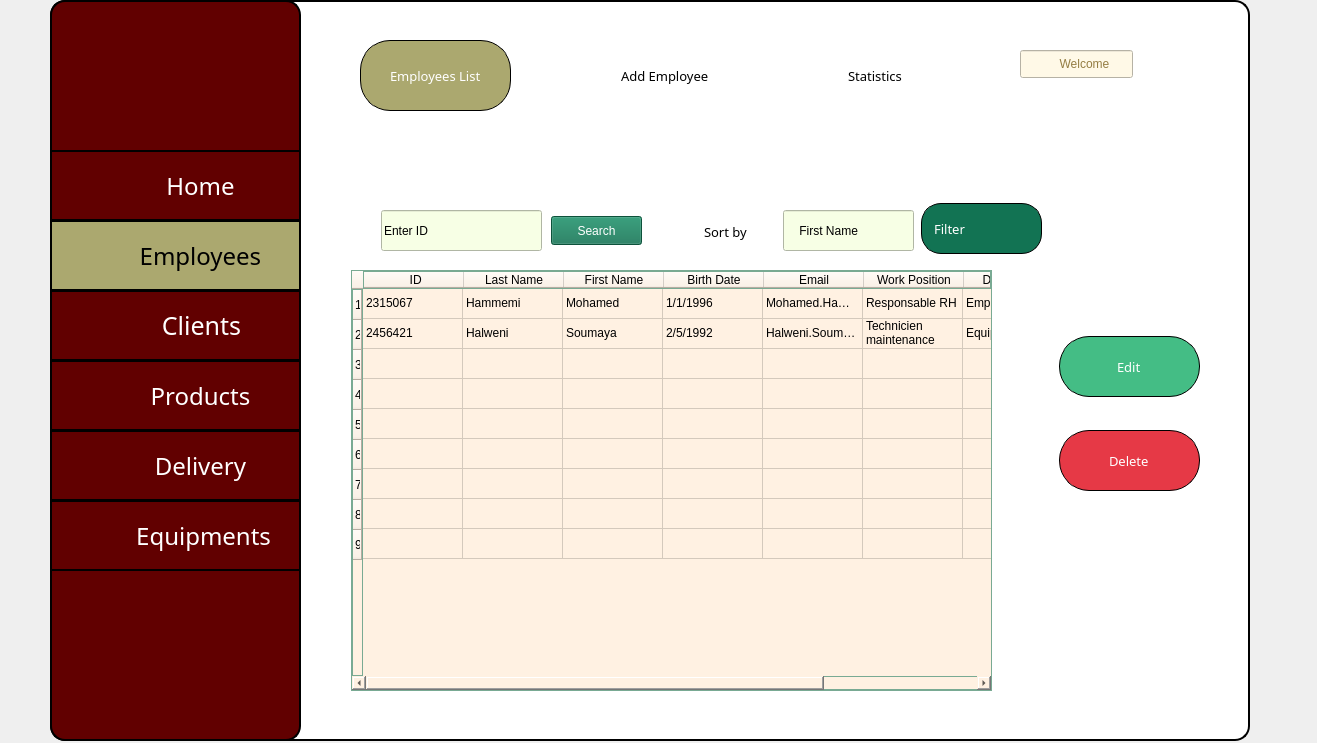
<?xml version="1.0" encoding="UTF-8"?>
<ui version="4.0">
 <class>Form</class>
 <widget class="QWidget" name="Form">
  <property name="geometry">
   <rect>
    <x>0</x>
    <y>0</y>
    <width>1317</width>
    <height>743</height>
   </rect>
  </property>
  <property name="windowTitle">
   <string>Form</string>
  </property>
  <widget class="QFrame" name="frame_2">
   <property name="geometry">
    <rect>
     <x>50</x>
     <y>0</y>
     <width>1200</width>
     <height>741</height>
    </rect>
   </property>
   <property name="maximumSize">
    <size>
     <width>1200</width>
     <height>1200</height>
    </size>
   </property>
   <property name="styleSheet">
    <string notr="true">#frame_2{
border: 2px solid;
border-color: rgb(0, 0, 0);
background-color: rgb(255, 249, 231);
background-color: rgb(255, 255, 255);
border-radius: 15px;
}</string>
   </property>
   <property name="frameShape">
    <enum>QFrame::StyledPanel</enum>
   </property>
   <property name="frameShadow">
    <enum>QFrame::Raised</enum>
   </property>
   <widget class="QFrame" name="frame">
    <property name="geometry">
     <rect>
      <x>0</x>
      <y>0</y>
      <width>251</width>
      <height>741</height>
     </rect>
    </property>
    <property name="styleSheet">
     <string notr="true">#frame{border: 2px solid black;
	

	background-color: rgb(139, 21, 21);
background-color: rgb(97, 0, 0);
border-radius: 15px;

}</string>
    </property>
    <property name="frameShape">
     <enum>QFrame::StyledPanel</enum>
    </property>
    <property name="frameShadow">
     <enum>QFrame::Raised</enum>
    </property>
    <widget class="QLabel" name="label_2">
     <property name="geometry">
      <rect>
       <x>25</x>
       <y>60</y>
       <width>41</width>
       <height>31</height>
      </rect>
     </property>
     <property name="text">
      <string/>
     </property>
     <property name="pixmap">
      <pixmap>../../Downloads/menu (2).png</pixmap>
     </property>
     <property name="scaledContents">
      <bool>true</bool>
     </property>
    </widget>
    <widget class="QLabel" name="label">
     <property name="geometry">
      <rect>
       <x>90</x>
       <y>30</y>
       <width>91</width>
       <height>91</height>
      </rect>
     </property>
     <property name="text">
      <string/>
     </property>
     <property name="pixmap">
      <pixmap>../../Pictures/logo1-2.png</pixmap>
     </property>
     <property name="scaledContents">
      <bool>true</bool>
     </property>
    </widget>
    <widget class="QToolButton" name="toolButton">
     <property name="geometry">
      <rect>
       <x>0</x>
       <y>220</y>
       <width>251</width>
       <height>71</height>
      </rect>
     </property>
     <property name="font">
      <font>
       <family>Rage Italic</family>
       <pointsize>18</pointsize>
      </font>
     </property>
     <property name="styleSheet">
      <string notr="true">color: rgb(0, 0, 0);
background-color: rgb(171, 168, 111);
border: 2px solid black;

</string>
     </property>
     <property name="text">
      <string>        Employees</string>
     </property>
     <property name="iconSize">
      <size>
       <width>20</width>
       <height>20</height>
      </size>
     </property>
     <property name="checkable">
      <bool>false</bool>
     </property>
    </widget>
    <widget class="QLabel" name="label_4">
     <property name="geometry">
      <rect>
       <x>20</x>
       <y>230</y>
       <width>41</width>
       <height>41</height>
      </rect>
     </property>
     <property name="text">
      <string/>
     </property>
     <property name="pixmap">
      <pixmap>../../Downloads/employees (1).png</pixmap>
     </property>
     <property name="scaledContents">
      <bool>true</bool>
     </property>
    </widget>
    <widget class="QToolButton" name="toolButton_2">
     <property name="geometry">
      <rect>
       <x>0</x>
       <y>290</y>
       <width>251</width>
       <height>71</height>
      </rect>
     </property>
     <property name="font">
      <font>
       <family>Rage Italic</family>
       <pointsize>19</pointsize>
      </font>
     </property>
     <property name="styleSheet">
      <string notr="true">color: rgb(0, 0, 0);
color: rgb(255, 255, 255);

	background-color: rgb(139, 21, 21);
background-color: rgb(97, 0, 0);
border: 2px solid black;</string>
     </property>
     <property name="text">
      <string>        Clients</string>
     </property>
     <property name="iconSize">
      <size>
       <width>20</width>
       <height>20</height>
      </size>
     </property>
     <property name="checkable">
      <bool>false</bool>
     </property>
    </widget>
    <widget class="QLabel" name="label_7">
     <property name="geometry">
      <rect>
       <x>20</x>
       <y>300</y>
       <width>41</width>
       <height>41</height>
      </rect>
     </property>
     <property name="text">
      <string/>
     </property>
     <property name="pixmap">
      <pixmap>../../Downloads/client.png</pixmap>
     </property>
     <property name="scaledContents">
      <bool>true</bool>
     </property>
    </widget>
    <widget class="QToolButton" name="toolButton_5">
     <property name="geometry">
      <rect>
       <x>0</x>
       <y>360</y>
       <width>251</width>
       <height>71</height>
      </rect>
     </property>
     <property name="font">
      <font>
       <family>Rage Italic</family>
       <pointsize>18</pointsize>
      </font>
     </property>
     <property name="styleSheet">
      <string notr="true">color: rgb(0, 0, 0);
color: rgb(255, 255, 255);

	background-color: rgb(139, 21, 21);
background-color: rgb(97, 0, 0);
border: 2px solid black;
</string>
     </property>
     <property name="text">
      <string>        Products</string>
     </property>
     <property name="iconSize">
      <size>
       <width>20</width>
       <height>20</height>
      </size>
     </property>
     <property name="checkable">
      <bool>false</bool>
     </property>
    </widget>
    <widget class="QLabel" name="label_8">
     <property name="geometry">
      <rect>
       <x>20</x>
       <y>370</y>
       <width>41</width>
       <height>41</height>
      </rect>
     </property>
     <property name="text">
      <string/>
     </property>
     <property name="pixmap">
      <pixmap>../../Downloads/canned-food.png</pixmap>
     </property>
     <property name="scaledContents">
      <bool>true</bool>
     </property>
    </widget>
    <widget class="QToolButton" name="toolButton_6">
     <property name="geometry">
      <rect>
       <x>0</x>
       <y>430</y>
       <width>251</width>
       <height>71</height>
      </rect>
     </property>
     <property name="font">
      <font>
       <family>Rage Italic</family>
       <pointsize>18</pointsize>
      </font>
     </property>
     <property name="styleSheet">
      <string notr="true">color: rgb(0, 0, 0);
color: rgb(255, 255, 255);

	background-color: rgb(139, 21, 21);
background-color: rgb(97, 0, 0);
border: 2px solid black;</string>
     </property>
     <property name="text">
      <string>        Delivery</string>
     </property>
     <property name="iconSize">
      <size>
       <width>20</width>
       <height>20</height>
      </size>
     </property>
     <property name="checkable">
      <bool>false</bool>
     </property>
    </widget>
    <widget class="QLabel" name="label_9">
     <property name="geometry">
      <rect>
       <x>20</x>
       <y>440</y>
       <width>41</width>
       <height>41</height>
      </rect>
     </property>
     <property name="text">
      <string/>
     </property>
     <property name="pixmap">
      <pixmap>../../Downloads/delivery-bike.png</pixmap>
     </property>
     <property name="scaledContents">
      <bool>true</bool>
     </property>
    </widget>
    <widget class="QToolButton" name="toolButton_7">
     <property name="geometry">
      <rect>
       <x>0</x>
       <y>500</y>
       <width>251</width>
       <height>71</height>
      </rect>
     </property>
     <property name="font">
      <font>
       <family>Rage Italic</family>
       <pointsize>18</pointsize>
       <italic>false</italic>
       <bold>false</bold>
       <kerning>true</kerning>
      </font>
     </property>
     <property name="styleSheet">
      <string notr="true">color: rgb(0, 0, 0);
color: rgb(255, 255, 255);

	background-color: rgb(139, 21, 21);
background-color: rgb(97, 0, 0);
border: 2px solid black;</string>
     </property>
     <property name="text">
      <string>         Equipments</string>
     </property>
     <property name="iconSize">
      <size>
       <width>20</width>
       <height>20</height>
      </size>
     </property>
     <property name="checkable">
      <bool>false</bool>
     </property>
    </widget>
    <widget class="QLabel" name="label_10">
     <property name="geometry">
      <rect>
       <x>20</x>
       <y>510</y>
       <width>41</width>
       <height>41</height>
      </rect>
     </property>
     <property name="text">
      <string/>
     </property>
     <property name="pixmap">
      <pixmap>../../Downloads/image (1).png</pixmap>
     </property>
     <property name="scaledContents">
      <bool>true</bool>
     </property>
    </widget>
    <widget class="QLabel" name="label_11">
     <property name="geometry">
      <rect>
       <x>160</x>
       <y>630</y>
       <width>41</width>
       <height>41</height>
      </rect>
     </property>
     <property name="text">
      <string/>
     </property>
     <property name="pixmap">
      <pixmap>../../Downloads/check-out (1) (1).png</pixmap>
     </property>
     <property name="scaledContents">
      <bool>true</bool>
     </property>
    </widget>
    <widget class="QLabel" name="label_12">
     <property name="geometry">
      <rect>
       <x>60</x>
       <y>630</y>
       <width>41</width>
       <height>41</height>
      </rect>
     </property>
     <property name="text">
      <string/>
     </property>
     <property name="pixmap">
      <pixmap>../../Downloads/gear.png</pixmap>
     </property>
     <property name="scaledContents">
      <bool>true</bool>
     </property>
    </widget>
    <widget class="QToolButton" name="toolButton_3">
     <property name="geometry">
      <rect>
       <x>0</x>
       <y>150</y>
       <width>251</width>
       <height>71</height>
      </rect>
     </property>
     <property name="font">
      <font>
       <family>Rage Italic</family>
       <pointsize>18</pointsize>
       <bold>false</bold>
      </font>
     </property>
     <property name="styleSheet">
      <string notr="true">color: rgb(0, 0, 0);
color: rgb(255, 255, 255);

	background-color: rgb(139, 21, 21);
background-color: rgb(97, 0, 0);
border: 2px solid black;</string>
     </property>
     <property name="text">
      <string>        Home</string>
     </property>
     <property name="iconSize">
      <size>
       <width>20</width>
       <height>20</height>
      </size>
     </property>
     <property name="checkable">
      <bool>false</bool>
     </property>
    </widget>
    <widget class="QLabel" name="label_14">
     <property name="geometry">
      <rect>
       <x>20</x>
       <y>160</y>
       <width>41</width>
       <height>41</height>
      </rect>
     </property>
     <property name="text">
      <string/>
     </property>
     <property name="pixmap">
      <pixmap>../../Downloads/home (3).png</pixmap>
     </property>
     <property name="scaledContents">
      <bool>true</bool>
     </property>
    </widget>
   </widget>
   <widget class="QLabel" name="label_13">
    <property name="geometry">
     <rect>
      <x>1090</x>
      <y>30</y>
      <width>63</width>
      <height>61</height>
     </rect>
    </property>
    <property name="text">
     <string/>
    </property>
    <property name="pixmap">
     <pixmap>../../Downloads/user (1).png</pixmap>
    </property>
    <property name="scaledContents">
     <bool>true</bool>
    </property>
   </widget>
   <widget class="QLineEdit" name="lineEdit_3">
    <property name="geometry">
     <rect>
      <x>970</x>
      <y>50</y>
      <width>113</width>
      <height>28</height>
     </rect>
    </property>
    <property name="styleSheet">
     <string notr="true">background-color: rgb(255, 249, 231);
font: 20pt &quot;Rage Italic&quot;;
color: rgb(148, 125, 66);</string>
    </property>
    <property name="text">
     <string>           Welcome</string>
    </property>
    <property name="dragEnabled">
     <bool>false</bool>
    </property>
   </widget>
   <widget class="QLineEdit" name="lineEdit_2">
    <property name="geometry">
     <rect>
      <x>310</x>
      <y>40</y>
      <width>151</width>
      <height>71</height>
     </rect>
    </property>
    <property name="font">
     <font>
      <family>MV Boli</family>
      <pointsize>10</pointsize>
      <italic>false</italic>
      <bold>false</bold>
     </font>
    </property>
    <property name="styleSheet">
     <string notr="true">border: 1px solid black;

color: rgb(255, 255, 255);
font: 10pt ;

background-color: rgb(171, 168, 111);




border-radius:30px;
</string>
    </property>
    <property name="text">
     <string>Employees List</string>
    </property>
    <property name="frame">
     <bool>true</bool>
    </property>
    <property name="cursorPosition">
     <number>14</number>
    </property>
    <property name="alignment">
     <set>Qt::AlignCenter</set>
    </property>
    <property name="dragEnabled">
     <bool>false</bool>
    </property>
    <property name="readOnly">
     <bool>false</bool>
    </property>
   </widget>
   <widget class="QLineEdit" name="lineEdit_5">
    <property name="geometry">
     <rect>
      <x>540</x>
      <y>40</y>
      <width>151</width>
      <height>71</height>
     </rect>
    </property>
    <property name="font">
     <font>
      <family>MV Boli</family>
      <pointsize>10</pointsize>
      <italic>false</italic>
      <bold>false</bold>
     </font>
    </property>
    <property name="styleSheet">
     <string notr="true">background-color: rgb(255, 255, 255);
color: rgb(0, 0, 0);
font: 10pt ;


border-radius:30px;
</string>
    </property>
    <property name="text">
     <string>Add Employee</string>
    </property>
    <property name="frame">
     <bool>true</bool>
    </property>
    <property name="cursorPosition">
     <number>12</number>
    </property>
    <property name="alignment">
     <set>Qt::AlignCenter</set>
    </property>
    <property name="dragEnabled">
     <bool>false</bool>
    </property>
    <property name="readOnly">
     <bool>false</bool>
    </property>
   </widget>
   <widget class="QLabel" name="label_15">
    <property name="geometry">
     <rect>
      <x>510</x>
      <y>50</y>
      <width>41</width>
      <height>41</height>
     </rect>
    </property>
    <property name="text">
     <string/>
    </property>
    <property name="pixmap">
     <pixmap>../../Downloads/sign-up (1).png</pixmap>
    </property>
    <property name="scaledContents">
     <bool>true</bool>
    </property>
   </widget>
   <widget class="QLineEdit" name="lineEdit_6">
    <property name="geometry">
     <rect>
      <x>750</x>
      <y>40</y>
      <width>151</width>
      <height>71</height>
     </rect>
    </property>
    <property name="font">
     <font>
      <family>MV Boli</family>
      <pointsize>10</pointsize>
      <italic>false</italic>
      <bold>false</bold>
     </font>
    </property>
    <property name="styleSheet">
     <string notr="true">background-color: rgb(255, 255, 255);
color: rgb(0, 0, 0);
font: 10pt ;


border-radius:30px;
</string>
    </property>
    <property name="text">
     <string>Statistics</string>
    </property>
    <property name="frame">
     <bool>true</bool>
    </property>
    <property name="cursorPosition">
     <number>10</number>
    </property>
    <property name="alignment">
     <set>Qt::AlignCenter</set>
    </property>
    <property name="dragEnabled">
     <bool>false</bool>
    </property>
    <property name="readOnly">
     <bool>false</bool>
    </property>
   </widget>
   <widget class="QLabel" name="label_17">
    <property name="geometry">
     <rect>
      <x>730</x>
      <y>50</y>
      <width>41</width>
      <height>41</height>
     </rect>
    </property>
    <property name="text">
     <string/>
    </property>
    <property name="pixmap">
     <pixmap>../../Downloads/monitor.png</pixmap>
    </property>
    <property name="scaledContents">
     <bool>true</bool>
    </property>
   </widget>
   <widget class="QStackedWidget" name="stackedWidget">
    <property name="geometry">
     <rect>
      <x>281</x>
      <y>130</y>
      <width>891</width>
      <height>591</height>
     </rect>
    </property>
    <property name="styleSheet">
     <string notr="true">background-color: rgb(255, 255, 255);</string>
    </property>
    <property name="currentIndex">
     <number>0</number>
    </property>
    <widget class="QWidget" name="page">
     <widget class="QPushButton" name="pushButton">
      <property name="geometry">
       <rect>
        <x>220</x>
        <y>86</y>
        <width>91</width>
        <height>29</height>
       </rect>
      </property>
      <property name="styleSheet">
       <string notr="true">background-color: rgb(18, 115, 83);
color: rgb(255, 255, 255);</string>
      </property>
      <property name="text">
       <string>Search</string>
      </property>
     </widget>
     <widget class="QLineEdit" name="lineEdit_4">
      <property name="geometry">
       <rect>
        <x>452</x>
        <y>80</y>
        <width>131</width>
        <height>41</height>
       </rect>
      </property>
      <property name="styleSheet">
       <string notr="true">color: rgb(0, 0, 0);

background-color: rgb(247, 255, 229);
</string>
      </property>
      <property name="text">
       <string>    First Name</string>
      </property>
     </widget>
     <widget class="QLabel" name="label_3">
      <property name="geometry">
       <rect>
        <x>10</x>
        <y>84</y>
        <width>31</width>
        <height>31</height>
       </rect>
      </property>
      <property name="text">
       <string/>
      </property>
      <property name="pixmap">
       <pixmap>../../Downloads/search.png</pixmap>
      </property>
      <property name="scaledContents">
       <bool>true</bool>
      </property>
     </widget>
     <widget class="QLineEdit" name="lineEdit_10">
      <property name="geometry">
       <rect>
        <x>728</x>
        <y>300</y>
        <width>141</width>
        <height>61</height>
       </rect>
      </property>
      <property name="font">
       <font>
        <family>MV Boli</family>
        <pointsize>10</pointsize>
        <italic>false</italic>
        <bold>false</bold>
       </font>
      </property>
      <property name="cursor">
       <cursorShape>PointingHandCursor</cursorShape>
      </property>
      <property name="styleSheet">
       <string notr="true">border: 1px solid black;


color: rgb(255, 255, 255);
font: 10pt ;

background-color: rgb(171, 168, 111);
background-color: rgb(126, 61, 64);
background-color: rgb(230, 57, 70);

border-radius:30px;
</string>
      </property>
      <property name="text">
       <string>Delete</string>
      </property>
      <property name="frame">
       <bool>true</bool>
      </property>
      <property name="cursorPosition">
       <number>6</number>
      </property>
      <property name="alignment">
       <set>Qt::AlignCenter</set>
      </property>
      <property name="dragEnabled">
       <bool>false</bool>
      </property>
      <property name="readOnly">
       <bool>false</bool>
      </property>
     </widget>
     <widget class="QLabel" name="label_18">
      <property name="geometry">
       <rect>
        <x>752</x>
        <y>400</y>
        <width>81</width>
        <height>81</height>
       </rect>
      </property>
      <property name="cursor">
       <cursorShape>PointingHandCursor</cursorShape>
      </property>
      <property name="text">
       <string/>
      </property>
      <property name="pixmap">
       <pixmap>../../Downloads/pdf-file (1).png</pixmap>
      </property>
      <property name="scaledContents">
       <bool>true</bool>
      </property>
     </widget>
     <widget class="QLineEdit" name="lineEdit_7">
      <property name="geometry">
       <rect>
        <x>340</x>
        <y>76</y>
        <width>111</width>
        <height>51</height>
       </rect>
      </property>
      <property name="font">
       <font>
        <family>MV Boli</family>
        <pointsize>10</pointsize>
        <italic>false</italic>
        <bold>false</bold>
       </font>
      </property>
      <property name="styleSheet">
       <string notr="true">
color: rgb(0, 0, 0);
font: 10pt ;


border-radius:30px;
</string>
      </property>
      <property name="text">
       <string>Sort by</string>
      </property>
      <property name="frame">
       <bool>true</bool>
      </property>
      <property name="cursorPosition">
       <number>7</number>
      </property>
      <property name="alignment">
       <set>Qt::AlignCenter</set>
      </property>
      <property name="dragEnabled">
       <bool>false</bool>
      </property>
      <property name="readOnly">
       <bool>false</bool>
      </property>
     </widget>
     <widget class="QLineEdit" name="lineEdit_9">
      <property name="geometry">
       <rect>
        <x>728</x>
        <y>206</y>
        <width>141</width>
        <height>61</height>
       </rect>
      </property>
      <property name="font">
       <font>
        <family>MV Boli</family>
        <pointsize>10</pointsize>
        <italic>false</italic>
        <bold>false</bold>
       </font>
      </property>
      <property name="cursor">
       <cursorShape>PointingHandCursor</cursorShape>
      </property>
      <property name="styleSheet">
       <string notr="true">border: 1px solid black;

color: rgb(255, 255, 255);
font: 10pt ;

background-color: rgb(171, 168, 111);
background-color: rgb(68, 189, 133);


border-radius:30px;
</string>
      </property>
      <property name="text">
       <string>Edit</string>
      </property>
      <property name="frame">
       <bool>true</bool>
      </property>
      <property name="cursorPosition">
       <number>4</number>
      </property>
      <property name="alignment">
       <set>Qt::AlignCenter</set>
      </property>
      <property name="dragEnabled">
       <bool>false</bool>
      </property>
      <property name="readOnly">
       <bool>false</bool>
      </property>
     </widget>
     <widget class="QLineEdit" name="lineEdit_8">
      <property name="enabled">
       <bool>true</bool>
      </property>
      <property name="geometry">
       <rect>
        <x>590</x>
        <y>73</y>
        <width>121</width>
        <height>51</height>
       </rect>
      </property>
      <property name="font">
       <font>
        <family>MV Boli</family>
        <pointsize>10</pointsize>
        <italic>false</italic>
        <bold>false</bold>
       </font>
      </property>
      <property name="styleSheet">
       <string notr="true">border: 1px solid black;
color: rgb(255, 255, 255);
font: 10pt ;

background-color: rgb(18, 115, 83);


border-radius:20px;
</string>
      </property>
      <property name="text">
       <string>   Filter</string>
      </property>
      <property name="frame">
       <bool>true</bool>
      </property>
      <property name="cursorPosition">
       <number>9</number>
      </property>
      <property name="alignment">
       <set>Qt::AlignLeading|Qt::AlignLeft|Qt::AlignVCenter</set>
      </property>
      <property name="dragEnabled">
       <bool>false</bool>
      </property>
      <property name="readOnly">
       <bool>false</bool>
      </property>
     </widget>
     <widget class="QTableWidget" name="tableWidget">
      <property name="geometry">
       <rect>
        <x>20</x>
        <y>140</y>
        <width>641</width>
        <height>421</height>
       </rect>
      </property>
      <property name="styleSheet">
       <string notr="true">background-color: rgb(133, 144, 121);
color: rgb(0, 0, 0);
background-color: rgb(255, 241, 226);
border:1px solid ;
border-color: rgb(121, 170, 147);</string>
      </property>
      <row>
       <property name="text">
        <string>1</string>
       </property>
      </row>
      <row>
       <property name="text">
        <string>2</string>
       </property>
      </row>
      <row>
       <property name="text">
        <string>3</string>
       </property>
      </row>
      <row>
       <property name="text">
        <string>4</string>
       </property>
      </row>
      <row>
       <property name="text">
        <string>5</string>
       </property>
      </row>
      <row>
       <property name="text">
        <string>6</string>
       </property>
      </row>
      <row>
       <property name="text">
        <string>7</string>
       </property>
      </row>
      <row>
       <property name="text">
        <string>8</string>
       </property>
      </row>
      <row>
       <property name="text">
        <string>9</string>
       </property>
      </row>
      <column>
       <property name="text">
        <string> ID</string>
       </property>
      </column>
      <column>
       <property name="text">
        <string>Last Name</string>
       </property>
      </column>
      <column>
       <property name="text">
        <string>First Name</string>
       </property>
      </column>
      <column>
       <property name="text">
        <string>Birth Date</string>
       </property>
      </column>
      <column>
       <property name="text">
        <string>Email</string>
       </property>
      </column>
      <column>
       <property name="text">
        <string>Work Position</string>
       </property>
      </column>
      <column>
       <property name="text">
        <string>Department</string>
       </property>
      </column>
      <column>
       <property name="text">
        <string>Password</string>
       </property>
      </column>
      <item row="0" column="0">
       <property name="text">
        <string>2315067</string>
       </property>
      </item>
      <item row="0" column="1">
       <property name="text">
        <string>Hammemi</string>
       </property>
      </item>
      <item row="0" column="2">
       <property name="text">
        <string>Mohamed</string>
       </property>
      </item>
      <item row="0" column="3">
       <property name="text">
        <string>1/1/1996</string>
       </property>
      </item>
      <item row="0" column="4">
       <property name="text">
        <string>Mohamed.Hammemi@gmail.com</string>
       </property>
      </item>
      <item row="0" column="5">
       <property name="text">
        <string>Responsable RH</string>
       </property>
      </item>
      <item row="0" column="6">
       <property name="text">
        <string>Employees</string>
       </property>
       <property name="font">
        <font>
         <stylestrategy>PreferDefault</stylestrategy>
        </font>
       </property>
      </item>
      <item row="0" column="7">
       <property name="text">
        <string>medham_2000</string>
       </property>
      </item>
      <item row="1" column="0">
       <property name="text">
        <string>2456421</string>
       </property>
      </item>
      <item row="1" column="1">
       <property name="text">
        <string>Halweni</string>
       </property>
      </item>
      <item row="1" column="2">
       <property name="text">
        <string>Soumaya</string>
       </property>
      </item>
      <item row="1" column="3">
       <property name="text">
        <string>2/5/1992</string>
       </property>
      </item>
      <item row="1" column="4">
       <property name="text">
        <string>Halweni.Soumaya@gmail.com</string>
       </property>
      </item>
      <item row="1" column="5">
       <property name="text">
        <string>Technicien maintenance</string>
       </property>
      </item>
      <item row="1" column="6">
       <property name="text">
        <string>Equipments</string>
       </property>
      </item>
      <item row="1" column="7">
       <property name="text">
        <string>sousou_1992</string>
       </property>
      </item>
     </widget>
     <widget class="QLabel" name="label_20">
      <property name="geometry">
       <rect>
        <x>705</x>
        <y>304</y>
        <width>51</width>
        <height>51</height>
       </rect>
      </property>
      <property name="styleSheet">
       <string notr="true">background-color:none;</string>
      </property>
      <property name="text">
       <string/>
      </property>
      <property name="pixmap">
       <pixmap>../../Downloads/trash.png</pixmap>
      </property>
      <property name="scaledContents">
       <bool>true</bool>
      </property>
     </widget>
     <widget class="QLineEdit" name="lineEdit">
      <property name="geometry">
       <rect>
        <x>50</x>
        <y>80</y>
        <width>161</width>
        <height>41</height>
       </rect>
      </property>
      <property name="styleSheet">
       <string notr="true">
background-color: rgb(247, 255, 229);

</string>
      </property>
      <property name="text">
       <string>Enter ID</string>
      </property>
     </widget>
     <widget class="QLabel" name="label_19">
      <property name="geometry">
       <rect>
        <x>550</x>
        <y>85</y>
        <width>31</width>
        <height>31</height>
       </rect>
      </property>
      <property name="styleSheet">
       <string notr="true">background-color: rgb(247, 255, 229);</string>
      </property>
      <property name="text">
       <string/>
      </property>
      <property name="pixmap">
       <pixmap>../../Downloads/arrange (1).png</pixmap>
      </property>
      <property name="scaledContents">
       <bool>true</bool>
      </property>
     </widget>
     <widget class="QLabel" name="label_41">
      <property name="geometry">
       <rect>
        <x>710</x>
        <y>210</y>
        <width>51</width>
        <height>51</height>
       </rect>
      </property>
      <property name="styleSheet">
       <string notr="true">background-color:none;</string>
      </property>
      <property name="text">
       <string/>
      </property>
      <property name="pixmap">
       <pixmap>../../Downloads/edit.png</pixmap>
      </property>
      <property name="scaledContents">
       <bool>true</bool>
      </property>
     </widget>
     <widget class="QLabel" name="label_42">
      <property name="geometry">
       <rect>
        <x>672</x>
        <y>87</y>
        <width>21</width>
        <height>21</height>
       </rect>
      </property>
      <property name="styleSheet">
       <string notr="true">background-color: rgb(18, 115, 83);</string>
      </property>
      <property name="text">
       <string/>
      </property>
      <property name="pixmap">
       <pixmap>../../Downloads/filter (1).png</pixmap>
      </property>
      <property name="scaledContents">
       <bool>true</bool>
      </property>
     </widget>
    </widget>
    <widget class="QWidget" name="page_2"/>
   </widget>
   <widget class="QLabel" name="label_6">
    <property name="geometry">
     <rect>
      <x>280</x>
      <y>50</y>
      <width>51</width>
      <height>51</height>
     </rect>
    </property>
    <property name="text">
     <string/>
    </property>
    <property name="pixmap">
     <pixmap>../../Downloads/complete.png</pixmap>
    </property>
    <property name="scaledContents">
     <bool>true</bool>
    </property>
   </widget>
  </widget>
 </widget>
 <resources/>
 <connections/>
</ui>
